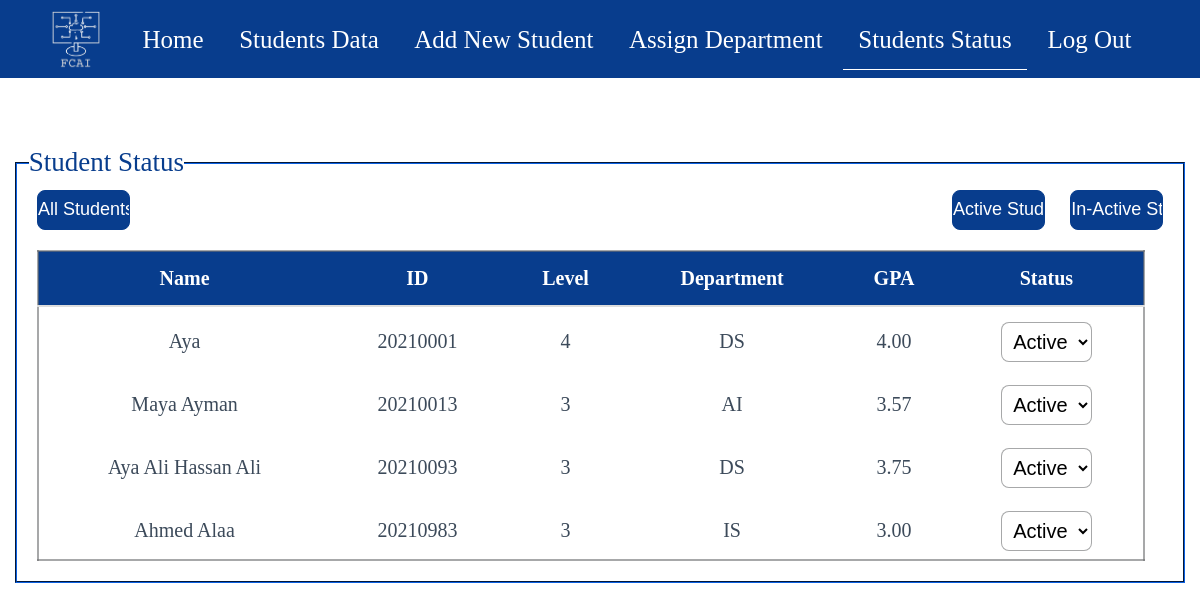
Screenshot of /Status/ with the database file from the repository.
### students/models.py (models this page shows)
class Student(models.Model):
    levels = (
        (1,1),
        (2,2),
        (3,3),
        (4,4),
    )
    departments = (
        ('General','General'),
        ('IS','IS'),
        ('CS','CS'),
        ('IT','IT'),
        ('AI','AI'),
        ('DS','DS'),
    )
    Name = models.CharField(max_length=255 , null = True)
    ID = models.IntegerField(primary_key=True)
    Level = models.IntegerField(null=True , choices=levels)
    Department = models.CharField(max_length=10,default="General",choices=departments)
    GPA = models.DecimalField(max_digits = 3,decimal_places=2,default=0)
    Status = models.CharField(max_length=8,null=True)
    Email = models.CharField(max_length=50,null=True)
    Phone = models.CharField(max_length=11,null=True)
    BirthDate = models.DateField(null=True)
    Gender = models.CharField(max_length=10,null=True,choices=(('Male', 'Male'), ('Female', 'Female')))

### students/views.py (the view)
# urls.py: path('Status/', views.statusPage, name = 'statusPage'),
def statusPage(request):
    students = Student.objects.all()
    return render(request, 'studentAffairs/Status.html', {'students': students})

### students/templates/studentAffairs/Status.html (shortened to what this page needs)
{% extends 'base.html' %}
{% load static %}
{% block content %}
    <!DOCTYPE html>
    <html>
    <head>
    </head>
    <body>
    <br><br><br>
    <fieldset id="statusField">
        <legend>Student Status</legend>
        <a href={% url 'statusPage' %}> <input type="submit" id="status-all" value="All Students" name='allStatus'></a>
        <span>
            <a href={% url 'actives' %}> <input type="submit" id="status-active" value="Active Students" name='activeStatus'></a>
            <a href={% url 'inActives' %}> <input type="submit" id="status-inactive" value="In-Active Students" name='inactiveStatus'></a>
        </span>
        <div>
            <table>
                <thead>
                <th>Name</th>
                <th>ID</th>
                <th>Level</th>
                <th>Department</th>
                <th>GPA</th>
                <th>Status</th>
                </thead>
                <tbody id="status-tbody">
                {% for student in students %}
                    <tr>
                        <td>{{ student.Name }}</td>
                        <td>{{ student.ID }}</td>
                        <td>{{ student.Level }}</td>
                        <td>{{ student.Department }}</td>
                        <td>{{ student.GPA }}</td>
                        <td>
                            <select class="status-selectors">
                                <option value="Active" {% if student.Status == 'Active' %}selected{% endif %}>Active</option>
                            </select>
                        </td>
                    </tr>
                {% endfor %}
                </tbody>
            </table>
        </div>
    </fieldset>
    </body>
    </html>
{% endblock content %}

### students/static/css/style.css (style rules this page uses)
* { margin: 0; padding: 0; font-size: 20px; }
input[type="submit"] { width: 4%; border-radius: 8px; font-family: "Times New Roman", Times, serif; }
table { border-collapse: collapse; border: 2px solid #7172749d; width: 95%; margin: 20px; }
table tr th { padding: 15px; color: #ffffff; border-bottom: 2px solid #ddd; background-color: #083d8d; text-align: center; }
table tr td { padding: 15px; padding-bottom: 8px; text-align: center; color: #3c4a5a; }
table tr td select { text-align: center; background-color: #fff; border-radius: 8px; height: 40px; border-color: #7172749d; }
fieldset { border-color: #083d8d; margin-left: 12px; margin-right: 8px; }
legend { color: #083d8d; font-size: 29px; }
::placeholder { font-size: 16px; }
#statusField { border-color: #083d8d; margin:auto 15px; }
#statusField input { width: 8%; font-size: 18px; margin-top: 1%; border-radius: 8px; font-family: "Gill Sans", "Gill Sans MT", Calibri, "Trebuchet MS", sans-serif; height: 40px; background-color: #083d8d; border: 1px solid #083d8d; color: #fff; }
#statusField input { margin-left: 20px; }
#statusField span { margin-left: 68.32%; position: relative; }
#statusField legend { font-size: 135%; margin-left: 1%; }

### rows the page displays
Student: Name "Aya", ID "20210001", Level "4", Department "DS", GPA "4.00", Status "Active"
Student: Name "Maya Ayman", ID "20210013", Level "3", Department "AI", GPA "3.57", Status "Active"
Student: Name "Aya Ali Hassan Ali", ID "20210093", Level "3", Department "DS", GPA "3.75", Status "Active"
Student: Name "Ahmed Alaa", ID "20210983", Level "3", Department "IS", GPA "3.00", Status "Active"
